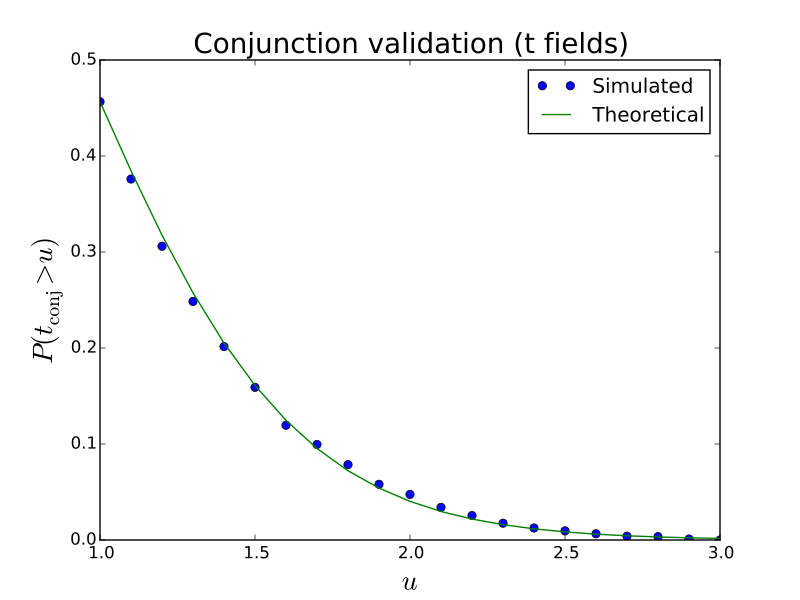

Recreate this plot in Python.
import numpy as np
from matplotlib import pyplot
import rft1d




#(0) Set parameters:
np.random.seed(0)
nResponses      = 12
nTestStatFields = 2
nNodes          = 101
nIterations     = 2000
FWHM            = 10.0
### derived parameters:
df              = nResponses-1
sqrtN           = np.sqrt(nResponses)
### initialize RFT calculator:
rftcalc         = rft1d.prob.RFTCalculator(STAT='T', df=(1,df), nodes=nNodes, FWHM=FWHM, n=nTestStatFields)



#(1) Generate Gaussian 1D fields, compute test stat:
generator       = rft1d.random.Generator1D(nResponses, nNodes, FWHM)
Tmax            = []
for i in range(nIterations):
        T           = []
        for i in range(nTestStatFields):
                y       = generator.generate_sample()
                t       = y.mean(axis=0) / y.std(ddof=1, axis=0) * sqrtN
                T.append( t )
        Tconj       = np.min(T, axis=0)  #minimum across the test stat fields
        Tmax.append(  Tconj.max()  )
Tmax            = np.array(Tmax)



#(2) Survival functions:
heights     = np.linspace(1, 3, 21)
sf          = np.array(  [ (Tmax>h).mean()  for h in heights]  )
sfE         = rftcalc.sf(heights)  #theoretical



#(3) Plot results:
pyplot.close('all')
ax          = pyplot.axes()
ax.plot(heights, sf,   'o',  label='Simulated')
ax.plot(heights, sfE,  '-',  label='Theoretical')
ax.set_xlabel('$u$', size=20)
ax.set_ylabel('$P(t_\mathrm{conj} > u)$', size=20)
ax.legend()
ax.set_title('Conjunction validation (t fields)', size=20)
pyplot.show()
